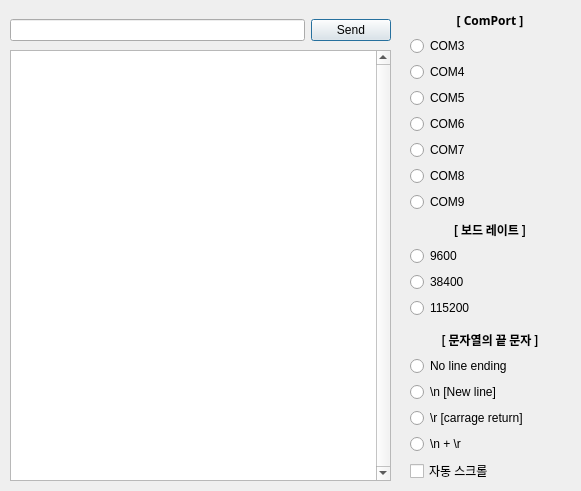
<?xml version="1.0" encoding="UTF-8"?>
<ui version="4.0">
 <class>Dialog</class>
 <widget class="QDialog" name="Dialog">
  <property name="geometry">
   <rect>
    <x>0</x>
    <y>0</y>
    <width>581</width>
    <height>491</height>
   </rect>
  </property>
  <property name="windowTitle">
   <string>Dialog</string>
  </property>
  <widget class="QWidget" name="horizontalLayoutWidget">
   <property name="geometry">
    <rect>
     <x>10</x>
     <y>10</y>
     <width>381</width>
     <height>41</height>
    </rect>
   </property>
   <layout class="QHBoxLayout" name="horizontalLayout">
    <item>
     <widget class="QLineEdit" name="lineEdit"/>
    </item>
    <item>
     <widget class="QPushButton" name="pushButton">
      <property name="text">
       <string>Send</string>
      </property>
     </widget>
    </item>
   </layout>
  </widget>
  <widget class="QTextBrowser" name="textBrowser">
   <property name="geometry">
    <rect>
     <x>10</x>
     <y>50</y>
     <width>381</width>
     <height>431</height>
    </rect>
   </property>
   <property name="verticalScrollBarPolicy">
    <enum>Qt::ScrollBarAlwaysOn</enum>
   </property>
  </widget>
  <widget class="QWidget" name="verticalLayoutWidget">
   <property name="geometry">
    <rect>
     <x>410</x>
     <y>10</y>
     <width>160</width>
     <height>202</height>
    </rect>
   </property>
   <layout class="QVBoxLayout" name="verticalLayout">
    <item>
     <widget class="QLabel" name="label">
      <property name="font">
       <font>
        <family>Noto Sans KR</family>
        <pointsize>9</pointsize>
        <bold>true</bold>
       </font>
      </property>
      <property name="text">
       <string>[ ComPort ]</string>
      </property>
      <property name="alignment">
       <set>Qt::AlignCenter</set>
      </property>
     </widget>
    </item>
    <item>
     <widget class="QRadioButton" name="radioButton_5">
      <property name="text">
       <string>COM3</string>
      </property>
     </widget>
    </item>
    <item>
     <widget class="QRadioButton" name="radioButton_4">
      <property name="text">
       <string>COM4</string>
      </property>
     </widget>
    </item>
    <item>
     <widget class="QRadioButton" name="radioButton">
      <property name="text">
       <string>COM5</string>
      </property>
     </widget>
    </item>
    <item>
     <widget class="QRadioButton" name="radioButton_6">
      <property name="text">
       <string>COM6</string>
      </property>
     </widget>
    </item>
    <item>
     <widget class="QRadioButton" name="radioButton_3">
      <property name="text">
       <string>COM7</string>
      </property>
     </widget>
    </item>
    <item>
     <widget class="QRadioButton" name="radioButton_7">
      <property name="text">
       <string>COM8</string>
      </property>
     </widget>
    </item>
    <item>
     <widget class="QRadioButton" name="radioButton_2">
      <property name="text">
       <string>COM9</string>
      </property>
     </widget>
    </item>
   </layout>
  </widget>
  <widget class="QWidget" name="verticalLayoutWidget_2">
   <property name="geometry">
    <rect>
     <x>410</x>
     <y>220</y>
     <width>160</width>
     <height>98</height>
    </rect>
   </property>
   <layout class="QVBoxLayout" name="verticalLayout_2">
    <item>
     <widget class="QLabel" name="label_2">
      <property name="font">
       <font>
        <family>Noto Sans KR</family>
        <pointsize>9</pointsize>
        <bold>true</bold>
       </font>
      </property>
      <property name="text">
       <string>[ 보드 레이트 ]</string>
      </property>
      <property name="alignment">
       <set>Qt::AlignCenter</set>
      </property>
     </widget>
    </item>
    <item>
     <widget class="QRadioButton" name="radioButton_8">
      <property name="text">
       <string>9600</string>
      </property>
     </widget>
    </item>
    <item>
     <widget class="QRadioButton" name="radioButton_9">
      <property name="text">
       <string>38400</string>
      </property>
     </widget>
    </item>
    <item>
     <widget class="QRadioButton" name="radioButton_10">
      <property name="text">
       <string>115200</string>
      </property>
     </widget>
    </item>
   </layout>
  </widget>
  <widget class="QWidget" name="verticalLayoutWidget_3">
   <property name="geometry">
    <rect>
     <x>410</x>
     <y>330</y>
     <width>160</width>
     <height>124</height>
    </rect>
   </property>
   <layout class="QVBoxLayout" name="verticalLayout_3">
    <item>
     <widget class="QLabel" name="label_3">
      <property name="font">
       <font>
        <family>Noto Sans KR</family>
        <bold>true</bold>
       </font>
      </property>
      <property name="text">
       <string>[ 문자열의 끝 문자 ]</string>
      </property>
      <property name="alignment">
       <set>Qt::AlignCenter</set>
      </property>
     </widget>
    </item>
    <item>
     <widget class="QRadioButton" name="radioButton_11">
      <property name="text">
       <string>No line ending</string>
      </property>
     </widget>
    </item>
    <item>
     <widget class="QRadioButton" name="radioButton_13">
      <property name="text">
       <string>\n [New line]</string>
      </property>
     </widget>
    </item>
    <item>
     <widget class="QRadioButton" name="radioButton_12">
      <property name="text">
       <string>\r [carrage return]</string>
      </property>
     </widget>
    </item>
    <item>
     <widget class="QRadioButton" name="radioButton_14">
      <property name="text">
       <string>\n + \r</string>
      </property>
     </widget>
    </item>
   </layout>
  </widget>
  <widget class="QWidget" name="horizontalLayoutWidget_2">
   <property name="geometry">
    <rect>
     <x>410</x>
     <y>460</y>
     <width>161</width>
     <height>22</height>
    </rect>
   </property>
   <layout class="QHBoxLayout" name="horizontalLayout_2">
    <item>
     <widget class="QCheckBox" name="checkBox">
      <property name="text">
       <string>자동 스크롤</string>
      </property>
     </widget>
    </item>
   </layout>
  </widget>
 </widget>
 <resources/>
 <connections/>
</ui>
